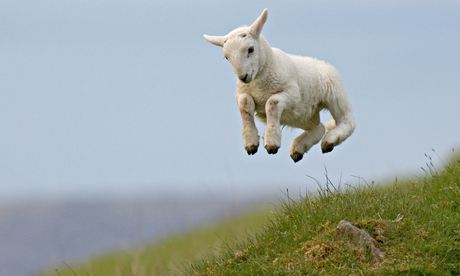
//> input picture 01/input.jpg, 460 x 276 px
$ ./barreldistort input.jpg out.png 2   (built with g++ and OpenCV 4)
//> lines starting //> are read from the running program, lines starting //| are printed output that depends on the picture
#include <cv.h>
#include <highgui.h>
#include <math.h>
#include <unistd.h>
#include <getopt.h>
#include <iostream>


void sampleImage(const IplImage* arr, float idx0, float idx1, CvScalar& res) {
	if(idx0<0 || idx1<0 || idx0>(cvGetSize(arr).height-1) || idx1>(cvGetSize(arr).width-1)){
		res.val[0]=0;
		res.val[1]=0;
		res.val[2]=0;
		res.val[3]=0;
		return;
	}
	float idx0_fl=floor(idx0);
	float idx0_cl=ceil(idx0);
	float idx1_fl=floor(idx1);
	float idx1_cl=ceil(idx1);

	CvScalar s1=cvGet2D(arr,(int)idx0_fl,(int)idx1_fl);
	CvScalar s2=cvGet2D(arr,(int)idx0_fl,(int)idx1_cl);
	CvScalar s3=cvGet2D(arr,(int)idx0_cl,(int)idx1_cl);
	CvScalar s4=cvGet2D(arr,(int)idx0_cl,(int)idx1_fl);
	float x = idx0 - idx0_fl;
	float y = idx1 - idx1_fl;
	res.val[0]= s1.val[0]*(1-x)*(1-y) + s2.val[0]*(1-x)*y + s3.val[0]*x*y + s4.val[0]*x*(1-y);
	res.val[1]= s1.val[1]*(1-x)*(1-y) + s2.val[1]*(1-x)*y + s3.val[1]*x*y + s4.val[1]*x*(1-y);
	res.val[2]= s1.val[2]*(1-x)*(1-y) + s2.val[2]*(1-x)*y + s3.val[2]*x*y + s4.val[2]*x*(1-y);
	res.val[3]= s1.val[3]*(1-x)*(1-y) + s2.val[3]*(1-x)*y + s3.val[3]*x*y + s4.val[3]*x*(1-y);
}

float xscale;
float yscale;
float xshift;
float yshift;

float getRadialX(float x,float y,float cx,float cy,float k) {
	x = (x*xscale+xshift);
	y = (y*yscale+yshift);
	float res = x+((x-cx)*k*((x-cx)*(x-cx)+(y-cy)*(y-cy)));
	return res;
}

float getRadialY(float x,float y,float cx,float cy,float k) {
	x = (x*xscale+xshift);
	y = (y*yscale+yshift);
	float res = y+((y-cy)*k*((x-cx)*(x-cx)+(y-cy)*(y-cy)));
	return res;
}

float thresh = 1;

float calc_shift(float x1,float x2,float cx,float k){
	float x3 = x1+(x2-x1)*0.5;
	float res1 = x1+((x1-cx)*k*((x1-cx)*(x1-cx)));
	float res3 = x3+((x3-cx)*k*((x3-cx)*(x3-cx)));

	//  std::cerr<<"x1: "<<x1<<" - "<<res1<<" x3: "<<x3<<" - "<<res3<<std::endl;

	if(res1>-thresh and res1 < thresh)
		return x1;
	if(res3<0) {
		return calc_shift(x3,x2,cx,k);
	} else {
		return calc_shift(x1,x3,cx,k);
	}
}

int main(int argc, char** argv) {
	IplImage* src = cvLoadImage( argv[1], 1 );
//> src is the input picture: 276 rows x 460 cols, CV_8UC3; mean B, G, R 167, 168.9, 159.5
	IplImage* dst = cvCreateImage(cvGetSize(src), src->depth, src->nChannels);
	IplImage* dst2 = cvCreateImage(cvGetSize(src), src->depth, src->nChannels);
	float K=atof(argv[3]);
//> K = 2
	int width = cvGetSize(src).width;
//> width = 460
	int height = cvGetSize(src).height;
//> height = 276
	float centerX = width/2;
//> centerX = 230
	float centerY = height/2;
//> centerY = 138

	xshift = calc_shift(0, centerX-1, centerX, K);
//> in calc_shift, `float res1 = x1+((x1-cx)*k*((x1-cx)*(x1-cx)));`: res1 = -24334000
//> in calc_shift, `float res3 = x3+((x3-cx)*k*((x3-cx)*(x3-cx)));`: res3 = -3081483.2
//> xshift = 225.2
	float newcenterX = width - centerX;
//> newcenterX = 230
	float xshift_2 = calc_shift(0, newcenterX-1, newcenterX, K);
//> xshift_2 = 225.2

	yshift = calc_shift(0, centerY-1, centerY, K);
//> yshift = 133.9
	float newcenterY = height - centerY;
//> newcenterY = 138
	float yshift_2 = calc_shift(0, newcenterY-1, newcenterY, K);
//> yshift_2 = 133.9
	xscale = (width - xshift - xshift_2) / width;
//> xscale = 0.021
	yscale = (height - yshift - yshift_2) / height;
//> yscale = 0.0295

	//std::cerr<<xshift<<" "<<yshift<<" "<<xscale<<" "<<yscale<<std::endl;
	//std::cerr<<cvGetSize(src).height<<std::endl;
	//std::cerr<<cvGetSize(src).width<<std::endl;

	for(int j = 0; j < cvGetSize(dst).height; j++) {
		for(int i = 0; i < cvGetSize(dst).width; i++) {
			CvScalar s;
			float x = getRadialX((float) i, (float) j, centerX, centerY, K);
			float y = getRadialY((float) i, (float) j, centerX, centerY, K);
			sampleImage(src, y, x, s);
			cvSet2D(dst, j, i, s);
		}
	}
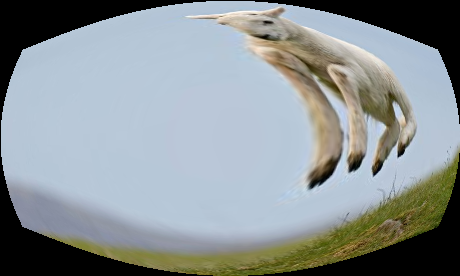
//> dst: 276 rows x 460 cols, CV_8UC3; mean B, G, R 149.8, 147.3, 139.4

	cvSaveImage(argv[2],dst,0);
}
